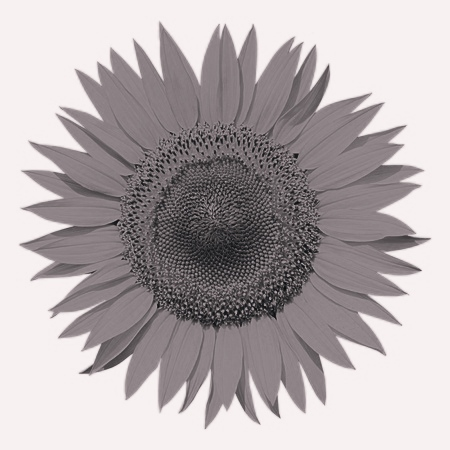
#> input picture swap1.jpeg, 450 x 450 px
$ jupyter execute --allow-errors Swap_image.ipynb
#> lines starting #> are read from the running program, lines starting #| are printed output that depends on the picture; after the words box and inside, x2 and y2 are one past the last pixel; in counts of white or black regions, pixels touching at a corner belong together
[cell 1]
import cv2
import numpy as np

[cell 2]
img1 = cv2.imread("swap1.jpeg")[0:445 , 0:445]

[cell 3]
cv2.imshow("img1",img1)
cv2.waitKey(0)
cv2.destroyAllWindows()

[cell 4]
img2 = cv2.imread("swap2.jpg")[0:445 , 0:445]
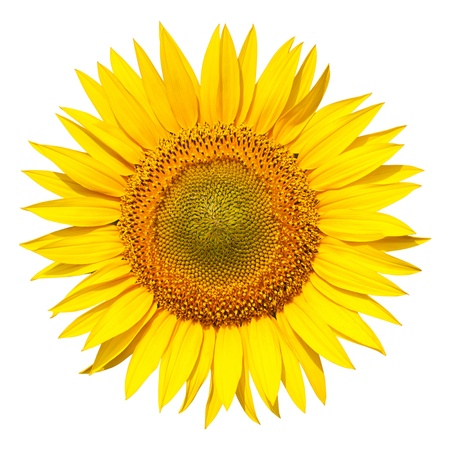
#> input picture swap2.jpg, 450 x 450 px
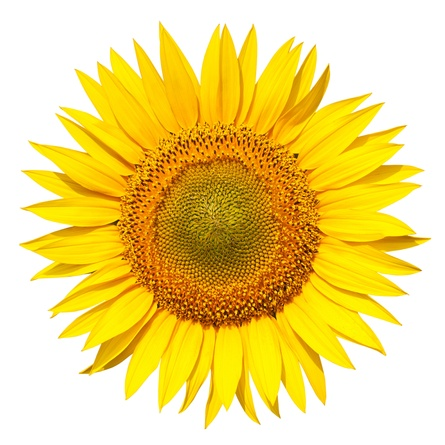
#> img2: shape (445, 445, 3); mean B, G, R 122, 215.4, 241.1

[cell 5]
cv2.imshow("img2",img2)
cv2.waitKey(0)
cv2.destroyAllWindows()

[cell 6]
img2.shape
#> Out = (445, 445, 3)

[cell 7]
img1.shape
#> Out = (445, 445, 3)

[cell 8]
before_swap_img=np.hstack((img1,img2))
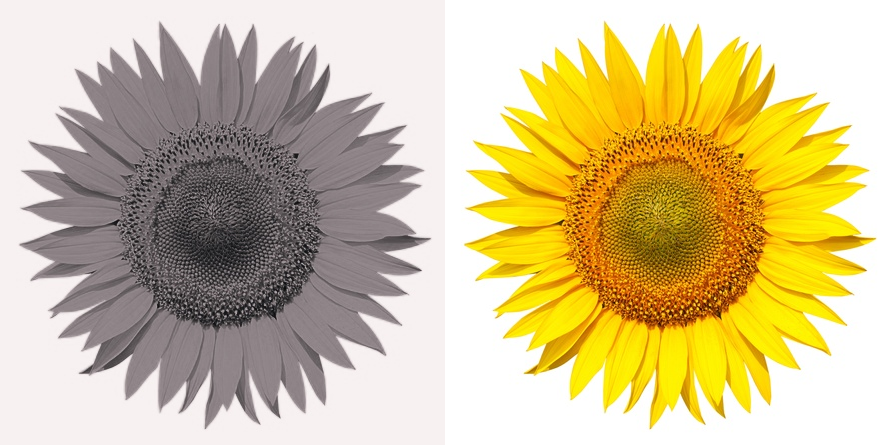
#> before_swap_img: shape (445, 890, 3); mean B, G, R 148, 193.9, 210.5

[cell 9]
'''
swapping middle part
img1[0:200,150:400] = img1[0:200,150:400]+img2[0:200,150:400]
img2[0:200,150:400]= img1[0:200,150:400]-img2[0:200,150:400]
img1[0:200,150:400] = img1[0:200,150:400]-img2[0:200,150:400]
'''

[cell 10]
img1[0:445,220:445] = img1[0:445,220:445]  + img2[0:445,220:445]
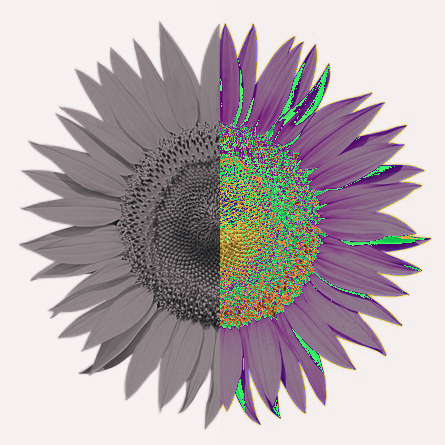
#> img1: shape (445, 445, 3); mean B, G, R 174.4, 170.8, 181

[cell 11]
img2[0:445,220:445]  = img1[0:445,220:445]  - img2[0:445,220:445]
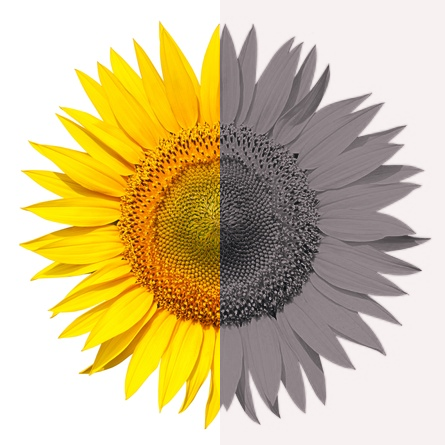
#> img2: shape (445, 445, 3); mean B, G, R 148.9, 193, 209.8

[cell 12]
img1[0:445,220:445]  = img1[0:445,220:445]  - img2[0:445,220:445]

[cell 13]
after_swap_img=np.hstack((img1,img2))
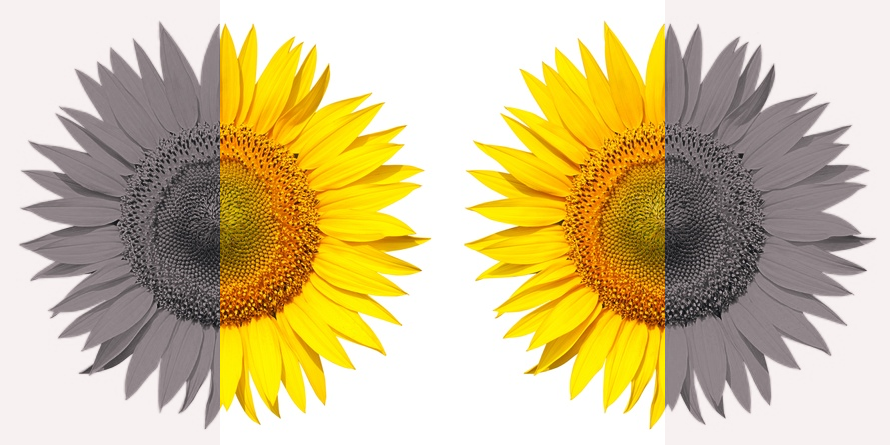
#> after_swap_img: shape (445, 890, 3); mean B, G, R 148, 193.9, 210.5

[cell 14]
final=np.vstack((before_swap_img,after_swap_img))
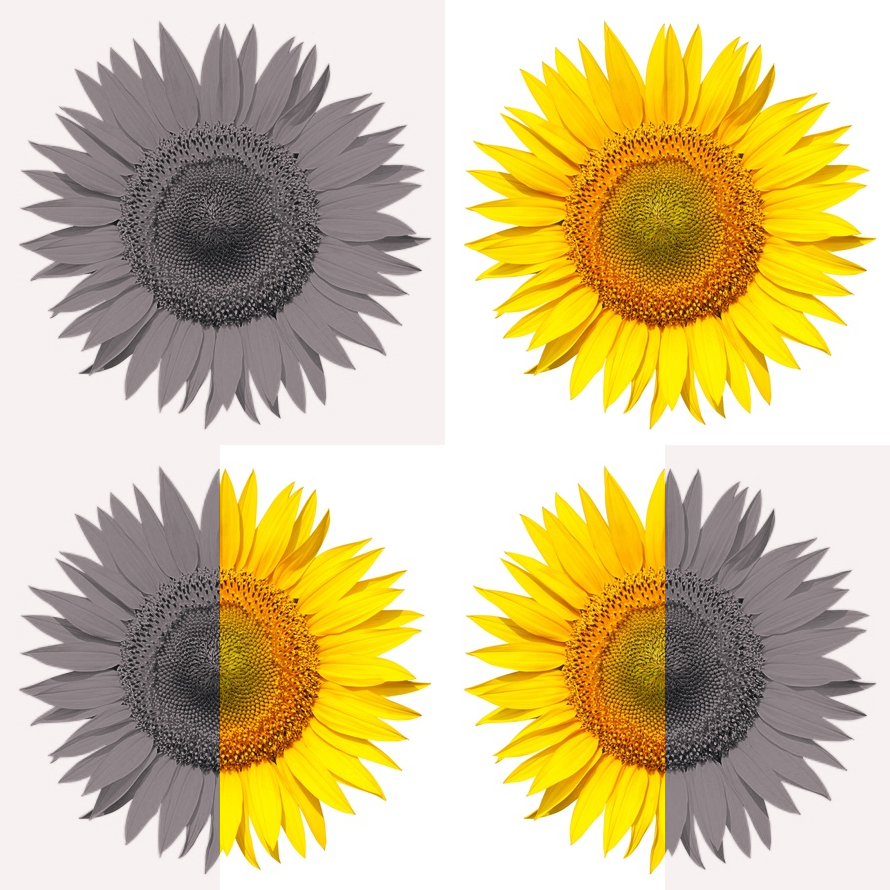
#> final: shape (890, 890, 3); mean B, G, R 148, 193.9, 210.5
#> `img1[i:i+100,i:i+100] =  img1[i:i+100,i:i+100]  +  img2[i:i+100,i:i+100]`:
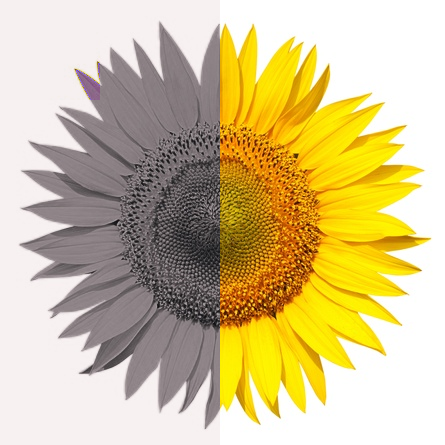
#> img1: shape (445, 445, 3); mean B, G, R 147, 194.6, 211.1
#> `img2[i:i+100,i:i+100] =  img1[i:i+100,i:i+100]  -  img2[i:i+100,i:i+100]`:
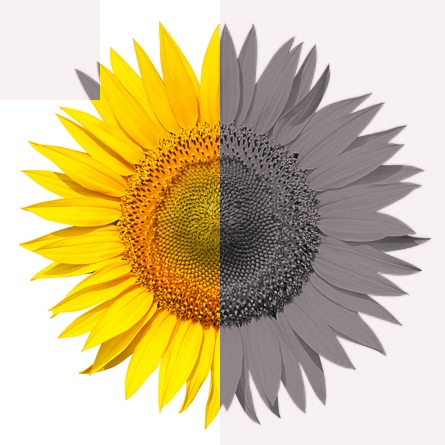
#> img2: shape (445, 445, 3); 5.05% of pixels changed, all inside (x1, y1, x2, y2) = (0, 0, 100, 100)
#> `img1[i:i+100,i:i+100] =  img1[i:i+100,i:i+100]  -  img2[i:i+100,i:i+100]`:
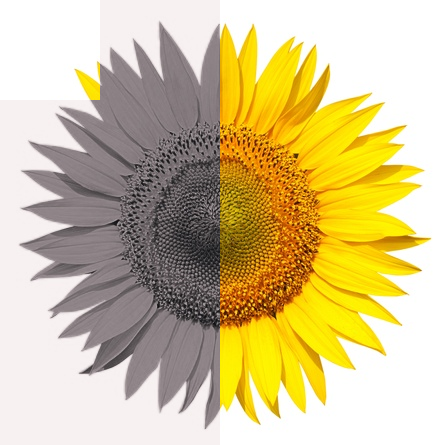
#> img1: shape (445, 445, 3); 5.05% of pixels changed, all inside (x1, y1, x2, y2) = (0, 0, 100, 100)
cv2.imshow("before swap",before_swap_img)
cv2.imshow("after swap",after_swap_img)
cv2.waitKey(0)
cv2.destroyAllWindows()

[cell 15]
i=0
#> (the rest of this cell did not finish here and is left out)
